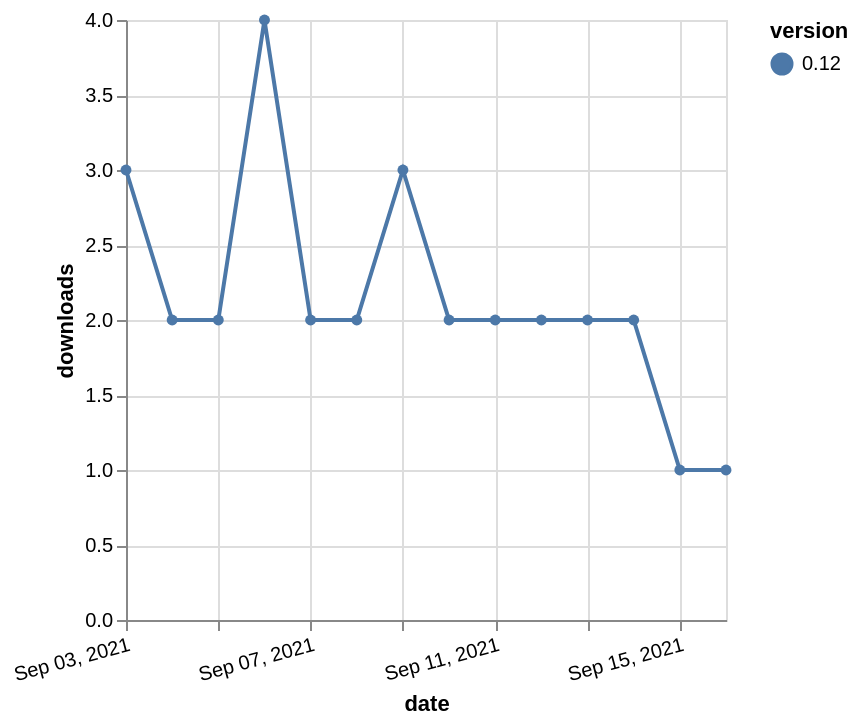

Specify this chart in Vega-Lite:
### Vega-Lite specification from a JSON file in a GitHub repository (floating-point values rounded to 4 significant figures)
{"$schema": "https://vega.github.io/schema/vega-lite/v5.json", "description": "A simple bar chart with embedded data.", "data": {"values": [{"date": "2021-09-03", "total": 2831, "delta": 3, "version": "0.12"}, {"date": "2021-09-04", "total": 2833, "delta": 2, "version": "0.12"}, {"date": "2021-09-05", "total": 2835, "delta": 2, "version": "0.12"}, {"date": "2021-09-06", "total": 2839, "delta": 4, "version": "0.12"}, {"date": "2021-09-07", "total": 2841, "delta": 2, "version": "0.12"}, {"date": "2021-09-08", "total": 2843, "delta": 2, "version": "0.12"}, {"date": "2021-09-09", "total": 2846, "delta": 3, "version": "0.12"}, {"date": "2021-09-10", "total": 2848, "delta": 2, "version": "0.12"}, {"date": "2021-09-11", "total": 2850, "delta": 2, "version": "0.12"}, {"date": "2021-09-12", "total": 2852, "delta": 2, "version": "0.12"}, {"date": "2021-09-13", "total": 2854, "delta": 2, "version": "0.12"}, {"date": "2021-09-14", "total": 2856, "delta": 2, "version": "0.12"}, {"date": "2021-09-15", "total": 2857, "delta": 1, "version": "0.12"}, {"date": "2021-09-16", "total": 2858, "delta": 1, "version": "0.12"}]}, "width": "container", "mark": {"type": "line", "point": {"filled": true}}, "encoding": {"x": {"field": "date", "type": "temporal", "timeUnit": "yearmonthdate", "title": "date", "axis": {"labelAngle": -15}}, "y": {"field": "delta", "type": "quantitative", "title": "downloads"}, "color": {"field": "version", "type": "nominal"}, "tooltip": {"field": "delta"}}}
